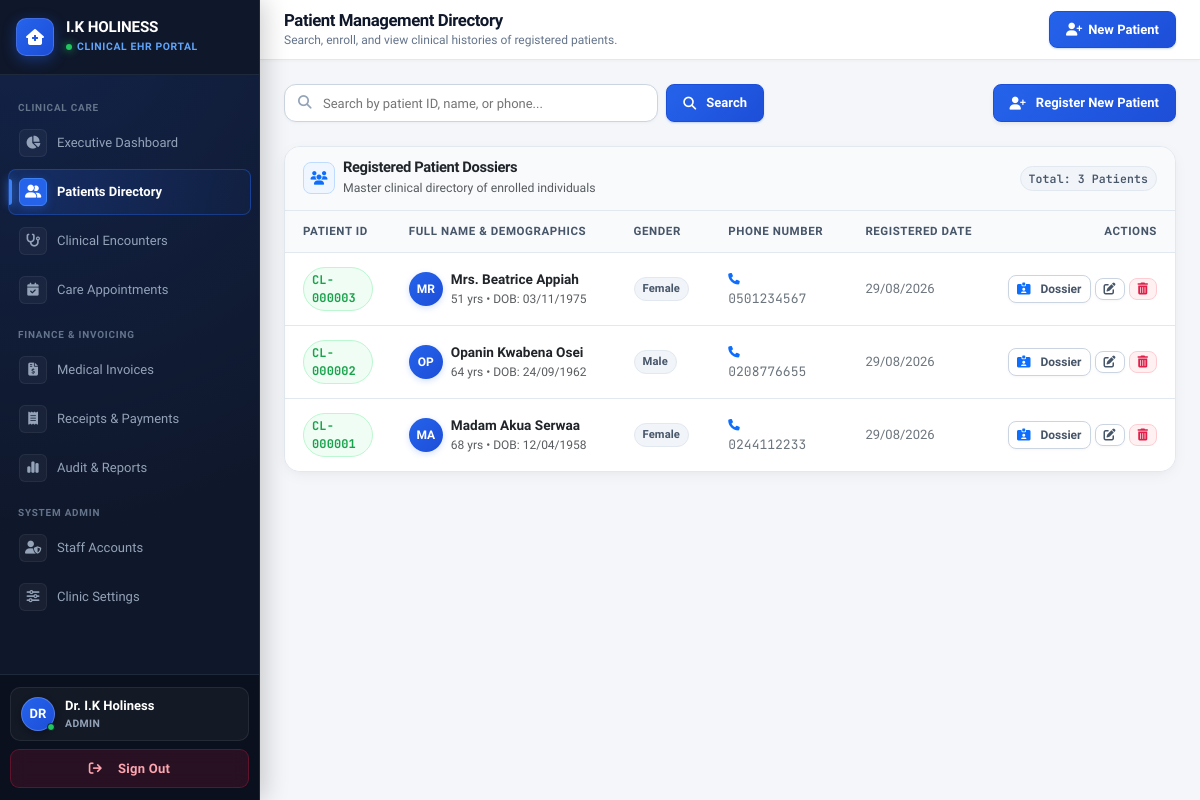
The page /clients (signed in) on the database its author committed.
### tables this page shows
CREATE TABLE clients (
    client_id VARCHAR(20) PRIMARY KEY,
    full_name VARCHAR(255) NOT NULL,
    gender ENUM('Male', 'Female', 'Other') NOT NULL,
    dob DATE NOT NULL,
    age INT NOT NULL,
    phone VARCHAR(20) NOT NULL,
    address TEXT NOT NULL,
    emergency_name VARCHAR(255) NOT NULL,
    emergency_phone VARCHAR(20) NOT NULL,
    registration_date DATE NOT NULL,
    created_at TIMESTAMP DEFAULT CURRENT_TIMESTAMP,
    INDEX idx_fullname (full_name),
    INDEX idx_phone (phone)
);

### backend/app/Controllers/ClientController.php (called while the page is built, shortened)
<?php
class ClientController
{
    public function index(): void
    {
        $search = trim($_GET['search'] ?? '');
        $clients = [];
        try {
            $db = Database::getInstance()->getConnection();
            if ($search !== '') {
                $stmt = $db->prepare("
                    SELECT * FROM clients
                    WHERE client_id LIKE :search
                       OR full_name LIKE :search
                       OR phone LIKE :search
                    ORDER BY client_id DESC
                ");
                $stmt->execute([':search' => "%$search%"]);
            } else {
                $stmt = $db->query("SELECT * FROM clients ORDER BY client_id DESC");
            }
            $clients = $stmt->fetchAll();
        } catch (\PDOException $e) {
            error_log("Client Fetch Error: " . $e->getMessage());
            $_SESSION['error_message'] = "Could not fetch patient records.";
        }
        require_once VIEWS_PATH . '/clients/index.php';
        require_once VIEWS_PATH . '/shared/layout.php';
    }
}

### backend/app/Core/Router.php (called while the page is built, shortened)
<?php
class Router
{
    private array $routes = [];
    public function get(string $path, string $handler): void
    {
        $this->routes['GET'][$this->normalizePath($path)] = $handler;
    }
    public function post(string $path, string $handler): void
    {
        $this->routes['POST'][$this->normalizePath($path)] = $handler;
    }
    public function resolve(string $requestUri, string $requestMethod): void
    {
        $path = parse_url($requestUri, PHP_URL_PATH);
        $normalizedPath = $this->normalizePath($path);
        $method = strtoupper($requestMethod);
        $handler = $this->routes[$method][$normalizedPath];
        $this->executeHandler($handler);
    }
    private function normalizePath(string $path): string
    {
        $trimmed = trim($path, '/');
        return $trimmed === '' ? '/' : '/' . $trimmed;
    }
    private function executeHandler(string $handler): void
    {
        list($controllerClass, $method) = explode('@', $handler);
        $controllerInstance = new $fullControllerName();
        $controllerInstance->$method();
    }
}

### frontend/public/index.php (called while the page is built, shortened)
<?php
$requestUri = $_SERVER['REQUEST_URI'] ?? '/';
$requestPath = parse_url($requestUri, PHP_URL_PATH);
$baseNames = [
    '/ik-holiness-clinic/frontend/public',
    '/ik-holiness-clinic/public',
    '/ik-holiness-clinic',
    '/frontend/public',
    '/public',
];
foreach ($baseNames as $b) {
    if (str_starts_with($requestPath, $b)) {
        $requestPath = substr($requestPath, strlen($b));
        break;
    }
}
$routingPath = '/' . ltrim($requestPath ?? '', '/');
$router = new Router();
$router->get('/', 'HomeController@index');
$router->get('/home', 'HomeController@index');
$router->get('/services', 'HomeController@services');
$router->get('/about', 'HomeController@about');
$router->get('/request-care', 'HomeController@requestCare');
$router->get('/booking', 'HomeController@requestCare');
$router->get('/contact', 'HomeController@contact');
$router->post('/book-request', 'HomeController@bookRequest');
$router->post('/contact-submit', 'HomeController@contactSubmit');
$router->get('/login', 'AuthController@showLogin');
$router->post('/login', 'AuthController@login');
$router->get('/logout', 'AuthController@logout');
$router->get('/dashboard', 'DashboardController@index');
$router->get('/clients', 'ClientController@index');
$router->get('/clients/create', 'ClientController@create');
$router->post('/clients/store', 'ClientController@store');
$router->get('/clients/view', 'ClientController@view');
$router->get('/clients/edit', 'ClientController@edit');
$router->post('/clients/update', 'ClientController@update');
$router->get('/clients/delete', 'ClientController@delete');
$router->get('/visits', 'VisitController@index');
$router->get('/visits/create', 'VisitController@create');
$router->post('/visits/store', 'VisitController@store');
$router->get('/appointments', 'AppointmentController@index');
$router->get('/appointments/create', 'AppointmentController@create');
$router->post('/appointments/store', 'AppointmentController@store');
$router->get('/appointments/edit', 'AppointmentController@edit');
$router->get('/billing', 'BillingController@index');
$router->get('/billing/create', 'BillingController@create');
$router->post('/billing/store', 'BillingController@store');
$router->get('/billing/view', 'BillingController@view');
$router->get('/payments', 'PaymentController@index');
$router->get('/payments/create', 'PaymentController@create');
$router->post('/payments/store', 'PaymentController@store');
$router->get('/payments/receipt', 'PaymentController@receipt');
$router->get('/reports', 'ReportController@index');
$router->get('/users', 'UserController@index');
$router->get('/users/create', 'UserController@create');
$router->post('/users/store', 'UserController@store');
$router->get('/users/edit', 'UserController@edit');
$router->post('/users/update', 'UserController@update');
$router->get('/users/delete', 'UserController@delete');
$router->get('/settings', 'SettingController@index');
$router->post('/settings/update', 'SettingController@update');
$router->resolve($routingPath, $_SERVER['REQUEST_METHOD'] ?? 'GET');

### frontend/views/clients/index.php (the view, shortened to what this page needs)
<div class="patients-directory-wrapper">
    <div class="d-flex flex-column flex-md-row justify-content-between align-items-stretch align-items-md-center gap-3 mb-4 no-print">
        <div style="max-width: 480px; width: 100%;">
            <form action="<?php echo APP_URL; ?>/clients" method="GET" class="d-flex gap-2">
                <div class="modern-search-wrap">
                    <input type="text"
                           name="search"
                           class="modern-search-input"
                           placeholder="Search by patient ID, name, or phone..."
                           value="<?php echo htmlspecialchars($search ?? '', ENT_QUOTES, 'UTF-8'); ?>">
                </div>
                <button type="submit" class="btn-primary-custom px-3">
                    <i class="fa-solid fa-magnifying-glass me-1"></i> Search
                </button>
            </form>
        </div>
        <div>
            <a href="<?php echo APP_URL; ?>/clients/create" class="btn-primary-custom py-2 px-3 shadow-sm">
                <i class="fa-solid fa-user-plus me-1"></i> Register New Patient
            </a>
        </div>
    </div>
    <div class="ui-table-container">
        <div class="tanstack-table-header">
            <div class="d-flex align-items-center gap-2">
                <div class="icon-sq bg-blue-subtle text-primary" style="width: 32px; height: 32px; border-radius: 8px; display: flex; align-items: center; justify-content: center; font-size: 0.85rem;">
                    <i class="fa-solid fa-users"></i>
                </div>
                <div>
                    <h6 class="fw-bold text-dark mb-0" style="font-size: 0.92rem;">Registered Patient Dossiers</h6>
                    <small class="text-muted">Master clinical directory of enrolled individuals</small>
                </div>
            </div>
            <span class="badge-pill-custom badge-zinc font-mono" style="font-size: 0.72rem;">
                Total: <?php echo count($clients); ?> Patients
            </span>
        </div>
        <div class="table-responsive">
            <table class="ui-table">
                <thead>
                    <tr>
                        <th style="width: 14%;">Patient ID</th>
                        <th style="width: 30%;">Full Name & Demographics</th>
                        <th style="width: 12%;">Gender</th>
                        <th style="width: 18%;">Phone Number</th>
                        <th style="width: 14%;">Registered Date</th>
                        <th style="width: 12%; text-align: right;" class="no-print">Actions</th>
                    </tr>
                </thead>
                <tbody>
                    <?php if (empty($clients)): ?>
                        <tr>
                            <td colspan="6" class="text-center py-5 text-muted">
                                <i class="fa-solid fa-user-group fs-3 mb-2 d-block text-muted"></i>
                                No patient records found. Click <strong>"Register New Patient"</strong> to add one.
                            </td>
                        </tr>
                    <?php else: ?>
                        <?php foreach ($clients as $c): ?>
                            <tr>
                                <td>
                                    <span class="badge-pill-custom badge-emerald font-mono fw-bold" style="font-size: 0.75rem; padding: 3px 8px;">
                                        <?php echo htmlspecialchars($c['client_id']); ?>
                                    </span>
                                </td>
                                <td>
                                    <div class="d-flex align-items-center gap-2">
                                        <div class="avatar-circle-client">
                                            <?php echo strtoupper(substr($c['full_name'], 0, 2)); ?>
                                        </div>
                                        <div>
                                            <strong class="text-dark d-block" style="font-size: 0.85rem;">
                                                <?php echo htmlspecialchars($c['full_name']); ?>
                                            </strong>
                                            <small class="text-muted" style="font-size: 0.75rem;">
                                                <?php echo htmlspecialchars($c['age']); ?> yrs &bull; DOB: <?php echo date('d/m/Y', strtotime($c['dob'])); ?>
                                            </small>
                                        </div>
                                    </div>
                                </td>
                                <td>
                                    <span class="badge-pill-custom badge-zinc" style="font-size: 0.7rem;">
                                        <?php echo htmlspecialchars($c['gender']); ?>
                                    </span>
                                </td>
                                <td>
                                    <a href="tel:<?php echo htmlspecialchars($c['phone']); ?>" class="text-decoration-none text-secondary font-mono" style="font-size: 0.8125rem;">
                                        <i class="fa-solid fa-phone text-primary me-1" style="font-size: 0.72rem;"></i>
                                        <?php echo htmlspecialchars($c['phone']); ?>
                                    </a>
                                </td>
                                <td>
                                    <span class="text-secondary" style="font-size: 0.8125rem;">
                                        <?php echo date('d/m/Y', strtotime($c['registration_date'])); ?>
                                    </span>
                                </td>
                                <td style="text-align: right;" class="no-print">
                                    <div class="d-inline-flex align-items-center gap-1">
                                        <a href="<?php echo APP_URL; ?>/clients/view?id=<?php echo $c['client_id']; ?>"
                                           class="btn-secondary-custom btn-sm py-1 px-2"
                                           style="font-size: 0.75rem;"
                                           title="View Patient Medical Dossier">
                                            <i class="fa-solid fa-id-card-clip me-1 text-primary"></i> Dossier
                                        </a>
                                        <a href="<?php echo APP_URL; ?>/clients/edit?id=<?php echo $c['client_id']; ?>"
                                           class="btn-secondary-custom btn-sm py-1 px-2"
                                           style="font-size: 0.75rem;"
                                           title="Edit Patient Info">
                                            <i class="fa-solid fa-pen-to-square"></i>
                                        </a>
                                        <?php if (isset($_SESSION['role']) && $_SESSION['role'] === 'admin'): ?>
                                            <a href="<?php echo APP_URL; ?>/clients/delete?id=<?php echo $c['client_id']; ?>"
                                               onclick="return confirm('Are you sure you want to delete patient <?php echo htmlspecialchars(addslashes($c['full_name'])); ?>?');"
                                               class="btn-action-delete btn-sm py-1 px-2"
                                               title="Delete Record">
                                                <i class="fa-solid fa-trash-can"></i>
                                            </a>
                                        <?php endif; ?>
                                    </div>
                                </td>
                            </tr>
                        <?php endforeach; ?>
                    <?php endif; ?>
                </tbody>
            </table>
        </div>
    </div>
</div>

### frontend/views/clients/index.php (style rules this page uses)
.avatar-circle-client { width: 34px; height: 34px; border-radius: 50%; background: linear-gradient(135deg, #2563eb 0%, #1d4ed8 100%); color: #ffffff; font-weight: 700; font-size: 0.75rem; display: flex; align-items: center; justify-content: center; flex-shrink: 0; box-shadow: 0 2px 6px rgba(37, 99, 235, 0.2); }
.btn-action-delete { background-color: #fff1f2; border: 1px solid #fecdd3; color: #e11d48; border-radius: var(--radius-sm); display: inline-flex; align-items: center; justify-content: center; text-decoration: none; font-size: 0.75rem; transition: all 0.15s ease; }

### rows shown on the page
clients: client_id "CL-000003", full_name "MR", full_name "Mrs. Beatrice Appiah", age "51", dob "03/11/1975", gender "Female", phone "0501234567", registration_date "29/08/2026"
clients: client_id "CL-000002", full_name "OP", full_name "Opanin Kwabena Osei", age "64", dob "24/09/1962", gender "Male", phone "0208776655", registration_date "29/08/2026"
clients: client_id "CL-000001", full_name "MA", full_name "Madam Akua Serwaa", age "68", dob "12/04/1958", gender "Female", phone "0244112233", registration_date "29/08/2026"

### other values the page prints
substr($currentUserName ?? 'DR', 0, 2) "DR"
$currentUserName "Dr. I.K Holiness"
$currentRole "ADMIN"
$pageHeading "Patient Management Directory"
$pageSubheading "Search, enroll, and view clinical histories of registered patients."
count($clients) "3"
